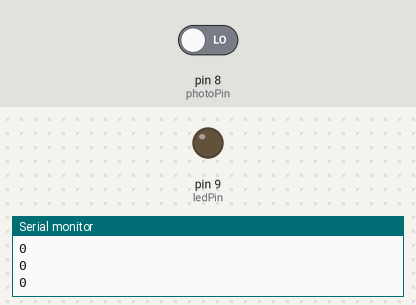
Simulated run of this sketch. Board: Arduino Uno, built with avr-gcc and run on an emulated ATmega328P. Shown: output pins drawn as LEDs (lit = HIGH), the last lines printed to the serial monitor. The test bench sets the inputs (shaded band); at power-on: pin 8 (photoPin) LOW.

Above: at 2.8 s.
2.9 s: pin 8 (photoPin) driven HIGH
At 3.8 s:
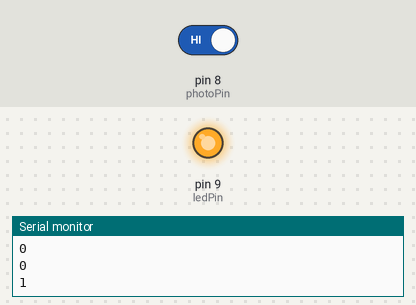
4.5 s: pin 8 (photoPin) driven LOW
At 5.4 s:
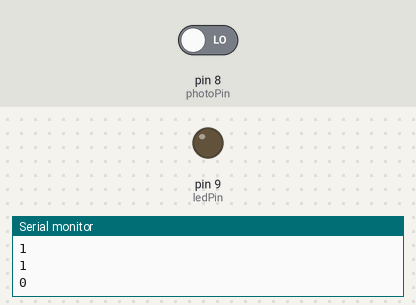
Timing chart, 0 to 7.5 s (numbered marks = the images above; inputs shaded):
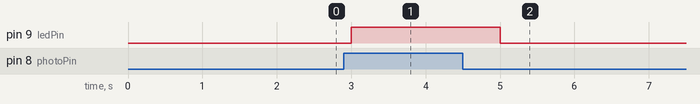

Measured:
- after the input at 2.9 s, pin 9 (ledPin): LOW → HIGH after 0.10 s
- after the input at 4.5 s, pin 9 (ledPin): HIGH → LOW after 0.50 s

The sketch:

sketch_sep13b.ino
```cpp
// Define pins for the sensor input and the LED output
#define photoPin 8
#define ledPin 9

void setup() {
  // Configure photoresistor/sensor pin as input and LED pin as output
  pinMode(photoPin, INPUT);
  pinMode(ledPin, OUTPUT);

  // Initialize serial communication at 9600 baud rate for monitoring
  Serial.begin(9600);

  // Ensure the LED starts in the OFF state
  digitalWrite(ledPin, LOW);
}

void loop() {
  // Read the digital state (HIGH/LOW -> 1/0) from the sensor module
  int photoVal = digitalRead(photoPin);

  // Control the LED based on the sensor's digital output
  if (photoVal == 1) {
    digitalWrite(ledPin, HIGH); // Turn LED on if threshold is met (HIGH)
  } else if (photoVal == 0) {
    digitalWrite(ledPin, LOW);  // Turn LED off otherwise (LOW)
}

  // Print current sensor reading to the Serial Monitor
  Serial.println(photoVal);

  // Wait 1 second before the next reading
  delay(1000);
}
```
